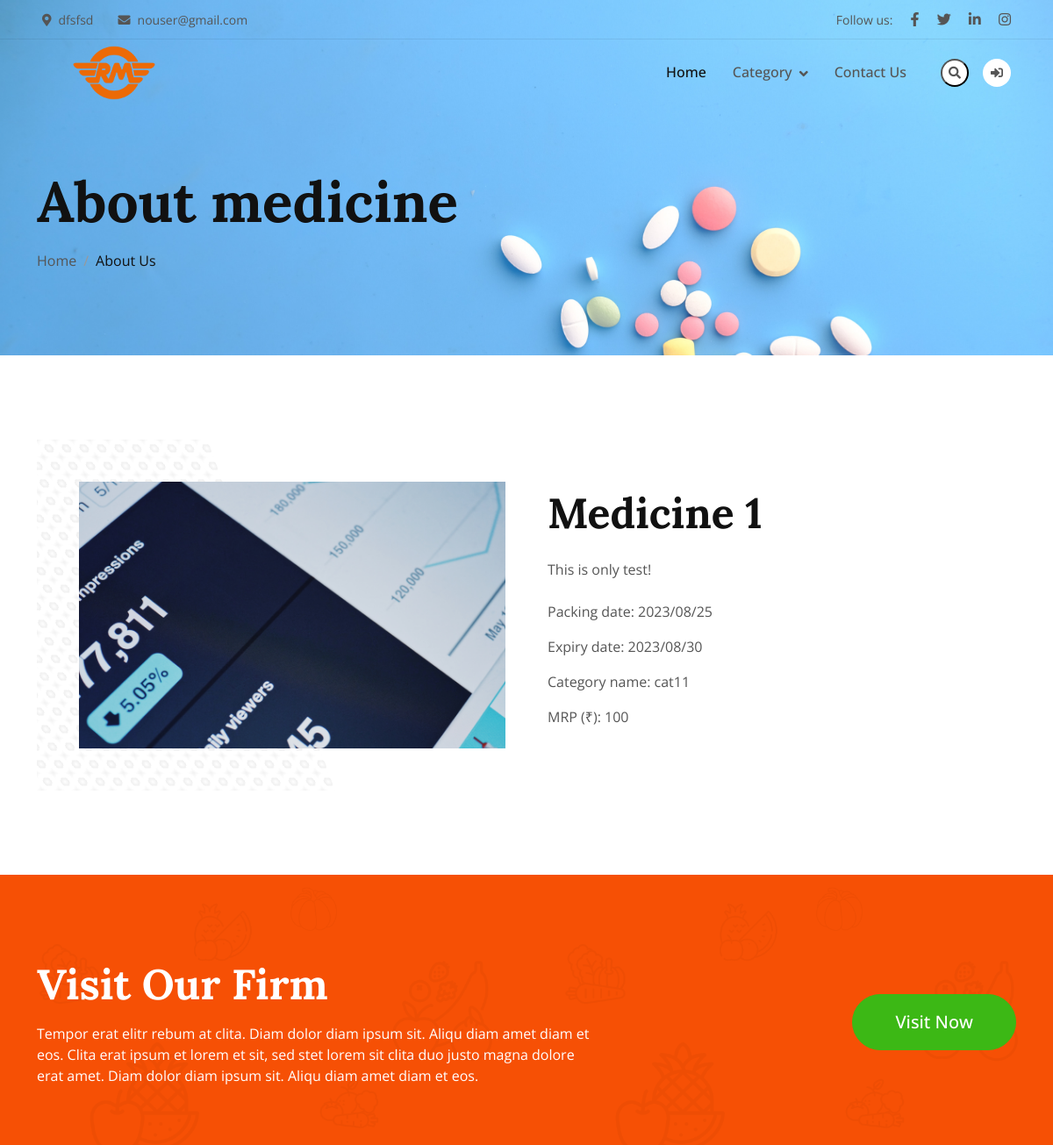
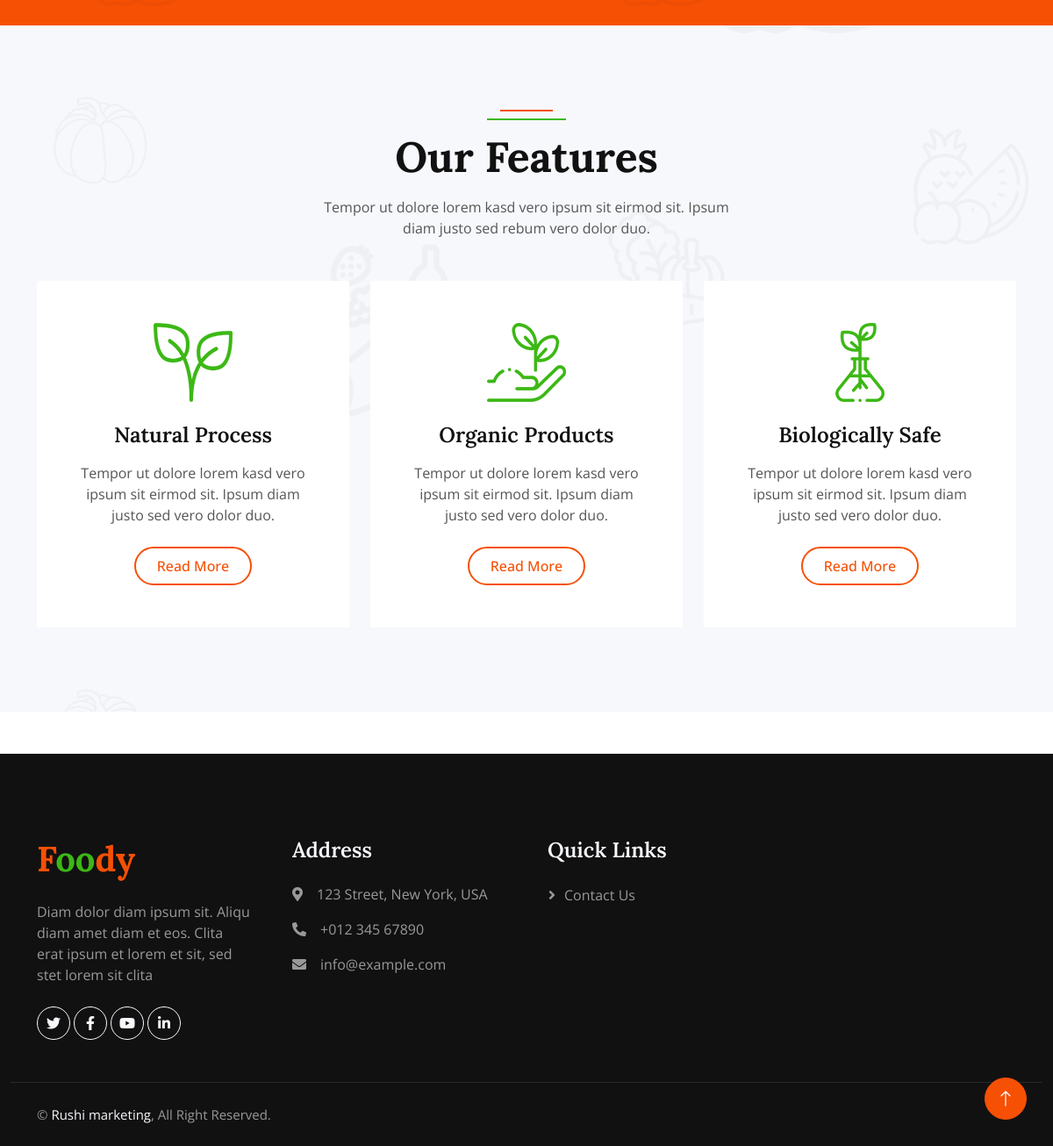
/about.php?m_id=1, run on the app's committed database (2 pictures, top to bottom).
### tables this page shows
CREATE TABLE `company` (
  `id` int(11) NOT NULL,
  `admin_id` int(11) NOT NULL,
  `company_name` varchar(200) NOT NULL,
  `company_logo` varchar(200) NOT NULL,
  `owner_name` varchar(100) NOT NULL,
  `owner_photo` varchar(100) NOT NULL,
  `address` text NOT NULL,
  `company_email` varchar(200) NOT NULL,
  `mobile_number` varchar(10) NOT NULL
);

CREATE TABLE `medicine` (
  `id` int(11) NOT NULL,
  `name` varchar(50) NOT NULL,
  `photo` varchar(200) NOT NULL,
  `description` text NOT NULL,
  `mrp` int(11) NOT NULL,
  `packing_date` timestamp NOT NULL DEFAULT current_timestamp(),
  `expiry_date` timestamp NULL DEFAULT NULL,
  `category_id` int(11) NOT NULL,
  `admin_id` int(11) NOT NULL
);

CREATE TABLE `category` (
  `id` int(11) NOT NULL,
  `name` varchar(50) NOT NULL,
  `sub_category` int(11) DEFAULT NULL
);

### config/connection.php (called while the page is built, shortened)
<?php
$domain_name = "/medicine";

### about.php (the view, shortened to what this page needs)
<?php
require_once("./config/connection.php");
if (isset($_GET['m_id'])) {
    $id = $_GET['m_id'];
    $sql = "SELECT m.name as medicine_name, m.mrp as mrp, m.photo as photo, m.packing_date as packing_date, m.expiry_date as expiry_date, m.description as description, m.mrp as mrp, c.name as category_name FROM `medicine` as m INNER JOIN `category` as c ON m.category_id = c.id WHERE m.id=:id";
    $stmt = $conn->prepare($sql);
    $stmt->bindValue("id", $id);
    $stmt->execute();
    if ($stmt->rowCount()) {
        $medicine = $stmt->fetch();
    } else {
        header("location: $domain_name");
    }
} else {
    header("location: $domain_name");
}
?>
<!DOCTYPE html>
<html lang="en">
<head>
    <link href="https://cdnjs.cloudflare.com/ajax/libs/font-awesome/5.10.0/css/all.min.css" rel="stylesheet">
    <link href="https://cdn.jsdelivr.net/npm/bootstrap-icons@1.4.1/font/bootstrap-icons.css" rel="stylesheet">
    <link href="lib/animate/animate.min.css" rel="stylesheet">
    <link href="lib/owlcarousel/assets/owl.carousel.min.css" rel="stylesheet">
    <link href="css/bootstrap.min.css" rel="stylesheet">
    <link href="css/style.css" rel="stylesheet">
</head>
<body>
    <?php
    include_once("./component/navbar.php");
    ?>
    <div class="container-fluid page-header mb-5 wow fadeIn" data-wow-delay="0.1s">
        <div class="container">
            <h1 class="display-3 mb-3 animated slideInDown">About medicine</h1>
            <nav aria-label="breadcrumb animated slideInDown">
                <ol class="breadcrumb mb-0">
                    <li class="breadcrumb-item"><a class="text-body" href="/<?php echo $domain_name; ?>">Home</a></li>
                    <li class="breadcrumb-item text-dark active" aria-current="page">About Us</li>
                </ol>
            </nav>
        </div>
    </div>
    <div class="container-xxl py-5">
        <div class="container">
            <div class="row g-5 align-items-center">
                <div class="col-lg-6 wow fadeIn" data-wow-delay="0.1s">
                    <div class="about-img position-relative overflow-hidden p-5 pe-0">
                        <img class="img-fluid w-100" src="<?php echo $domain_name . $medicine['photo'] ?> ">
                    </div>
                </div>
                <div class="col-lg-6 wow fadeIn" data-wow-delay="0.5s">
                    <h1 class="display-5 mb-4"><?php echo $medicine['medicine_name'] ?></h1>
                    <p class="mb-4"><?php echo $medicine['description'] ?></p>
                    <p>Packing date: <?php echo date('Y/m/d', strtotime($medicine['packing_date'])) ?></p>
                    <p>Expiry date: <?php echo date('Y/m/d', strtotime($medicine['expiry_date'])) ?></p>
                    <p>Category name: <?php echo ($medicine['category_name']) ?></p>
                    <p>MRP (₹): <?php echo ($medicine['mrp']) ?></p>
                </div>
            </div>
        </div>
    </div>
    <div class="container-fluid bg-primary bg-icon mt-5 py-6">
        <div class="container">
            <div class="row g-5 align-items-center">
                <div class="col-md-7 wow fadeIn" data-wow-delay="0.1s">
                    <h1 class="display-5 text-white mb-3">Visit Our Firm</h1>
                    <p class="text-white mb-0">Tempor erat elitr rebum at clita. Diam dolor diam ipsum sit. Aliqu diam amet diam et eos. Clita erat ipsum et lorem et sit, sed stet lorem sit clita duo justo magna dolore erat amet. Diam dolor diam ipsum sit. Aliqu diam amet diam et eos.</p>
                </div>
                <div class="col-md-5 text-md-end wow fadeIn" data-wow-delay="0.5s">
                    <a class="btn btn-lg btn-secondary rounded-pill py-3 px-5" href="">Visit Now</a>
                </div>
            </div>
        </div>
    </div>
    <div class="container-fluid bg-light bg-icon py-6">
        <div class="container">
            <div class="section-header text-center mx-auto mb-5 wow fadeInUp" data-wow-delay="0.1s" style="max-width: 500px;">
                <h1 class="display-5 mb-3">Our Features</h1>
                <p>Tempor ut dolore lorem kasd vero ipsum sit eirmod sit. Ipsum diam justo sed rebum vero dolor duo.</p>
            </div>
            <div class="row g-4">
                <div class="col-lg-4 col-md-6 wow fadeInUp" data-wow-delay="0.1s">
                    <div class="bg-white text-center h-100 p-4 p-xl-5">
                        <img class="img-fluid mb-4" src="img/icon-1.png" alt="">
                        <h4 class="mb-3">Natural Process</h4>
                        <p class="mb-4">Tempor ut dolore lorem kasd vero ipsum sit eirmod sit. Ipsum diam justo sed vero dolor duo.</p>
                        <a class="btn btn-outline-primary border-2 py-2 px-4 rounded-pill" href="">Read More</a>
                    </div>
                </div>
                <div class="col-lg-4 col-md-6 wow fadeInUp" data-wow-delay="0.3s">
                    <div class="bg-white text-center h-100 p-4 p-xl-5">
                        <img class="img-fluid mb-4" src="img/icon-2.png" alt="">
                        <h4 class="mb-3">Organic Products</h4>
                        <p class="mb-4">Tempor ut dolore lorem kasd vero ipsum sit eirmod sit. Ipsum diam justo sed vero dolor duo.</p>
                        <a class="btn btn-outline-primary border-2 py-2 px-4 rounded-pill" href="">Read More</a>
                    </div>
                </div>
                <div class="col-lg-4 col-md-6 wow fadeInUp" data-wow-delay="0.5s">
                    <div class="bg-white text-center h-100 p-4 p-xl-5">
                        <img class="img-fluid mb-4" src="img/icon-3.png" alt="">
                        <h4 class="mb-3">Biologically Safe</h4>
                        <p class="mb-4">Tempor ut dolore lorem kasd vero ipsum sit eirmod sit. Ipsum diam justo sed vero dolor duo.</p>
                        <a class="btn btn-outline-primary border-2 py-2 px-4 rounded-pill" href="">Read More</a>
                    </div>
                </div>
            </div>
        </div>
    </div>
    <?php
    include_once("./component/footer.php");
    ?>
    <a href="#" class="btn btn-lg btn-primary btn-lg-square rounded-circle back-to-top"><i class="bi bi-arrow-up"></i></a>
</body>
</html>

### component/navbar.php (shortened to what this page needs)
<?php
$loggedin = false;
require_once("./config/connection.php");
$sql = "SELECT * FROM `company`";
$stmt = $conn->prepare($sql);
$stmt->execute();
$data = $stmt->fetch();
?>
<div class="container-fluid fixed-top px-0 wow fadeIn" data-wow-delay="0.1s">
    <div class="top-bar row gx-0 align-items-center d-none d-lg-flex">
        <div class="col-lg-6 px-5 text-start">
            <small><i class="fa fa-map-marker-alt me-2"></i><?php echo $data['address'] ?></small>
            <small class="ms-4"><i class="fa fa-envelope me-2"></i><?php echo $data['company_email'] ?></small>
        </div>
        <div class="col-lg-6 px-5 text-end">
            <small>Follow us:</small>
            <a class="text-body ms-3" href="#"><i class="fab fa-facebook-f"></i></a>
            <a class="text-body ms-3" href="#"><i class="fab fa-twitter"></i></a>
            <a class="text-body ms-3" href="#"><i class="fab fa-linkedin-in"></i></a>
            <a class="text-body ms-3" href="#"><i class="fab fa-instagram"></i></a>
        </div>
    </div>
    <nav class="navbar navbar-expand-lg navbar-light py-lg-0 px-lg-5 wow fadeIn" data-wow-delay="0.1s">
        <a href="index.php" class="navbar-brand ms-4 ms-lg-0">
            <div class="logo_section">
                <a href="index.php"><img class="img-fluid" src="<?php echo ($domain_name . ($data['company_logo'] ?? "/default_logo.png")) ?>" width="100" alt="site_logo" /></a>
            </div>
        </a>
        <div class="collapse navbar-collapse" id="navbarCollapse">
            <ul class="navbar-nav ms-auto p-4 p-lg-0">
                <a href="index.php" class="nav-item nav-link active">Home</a>
                <li class="nav-item dropdown">
                    <a class="nav-link dropdown-toggle dropdown-toggle-split" href="#" id="navbarDropdownMenuLink" role="button" data-bs-toggle="dropdown" aria-expanded="false">Category</a>
                </li>
                <a href=" contact.php" class="nav-item nav-link">Contact Us</a>
            </ul>
            <div class="d-none d-lg-flex ms-2">
                <button class="btn-sm-square bg-white rounded-circle ms-3" type="button" class="btn btn-primary" data-bs-toggle="modal" data-bs-target="#searchModal">
                    <small class="fa fa-search text-body"></small>
                </button>
                <?php if ($loggedin) { ?>
                    <a class="btn-sm-square bg-white rounded-circle ms-3" href="/medicine/admin">
                        <small class="fa fa-user text-body"></small>
                    </a>
                <?php } else { ?>
                    <a class="btn-sm-square bg-white rounded-circle ms-3" href="/medicine/admin/login.php">
                        <small class="fa fa-sign-in-alt text-body"></small>
                    </a>
                <?php } ?>
            </div>
        </div>
    </nav>
</div>

### css/style.css (style rules this page uses)
:root { --primary: #F65005; --secondary: #3cb815; --light: #F7F8FC; --dark: #111111; }
.back-to-top { position: fixed; display: none; right: 30px; bottom: 30px; z-index: 99; }
.py-6 { padding-top: 6rem; padding-bottom: 6rem; }
.bg-icon { background: url(../img/bg-icon.png) center center repeat; background-size: contain; }
.btn { font-weight: 500; transition: .5s; }
.btn.btn-primary, .btn.btn-secondary, .btn.btn-outline-primary:hover, .btn.btn-outline-secondary:hover { color: #FFFFFF; }
.btn-sm-square { width: 32px; height: 32px; }
.btn-lg-square { width: 48px; height: 48px; }
.btn-square, .btn-sm-square, .btn-lg-square { padding: 0; display: flex; align-items: center; justify-content: center; font-weight: normal; }
.fixed-top { transition: .5s; }
.top-bar { height: 45px; border-bottom: 1px solid rgba(0, 0, 0, .07); }
.navbar .dropdown-toggle::after { border: none; content: "\f107"; font-family: "Font Awesome 5 Free"; font-weight: 900; vertical-align: middle; margin-left: 8px; }
.navbar .navbar-nav .nav-link { padding: 25px 15px; color: #555555; font-weight: 500; outline: none; }
.navbar .navbar-nav .nav-link:hover, .navbar .navbar-nav .nav-link.active { color: var(--dark); }
.page-header { padding-top: 12rem; padding-bottom: 6rem; background: url(../img/carousel-1.jpg) top right no-repeat; background-size: cover; }
.breadcrumb-item+.breadcrumb-item::before { color: #999999; }
.section-header { position: relative; padding-top: 25px; }
.section-header::before { position: absolute; content: ""; width: 60px; height: 2px; top: 0; left: 50%; transform: translateX(-50%); background: var(--primary); }
.section-header::after { position: absolute; content: ""; width: 90px; height: 2px; top: 10px; left: 50%; transform: translateX(-50%); background: var(--secondary); }
.about-img img { position: relative; z-index: 2; }
.about-img::before { position: absolute; content: ""; top: 0; left: -50%; width: 100%; height: 100%; background-image: -webkit-repeating-radial-gradient(#FFFFFF, #EEEEEE 5px, transparent 5px, transparent 10px); background-image: -moz-repeating-radial-gradient(#FFFFFF, #EEEEEE 5px, transparent 5px, transparent 10px); background-image: -ms-repeating-radial-gradient(#FFFFFF, #EEEEEE 5px, transparent 5px, transparent 10px); background-image: -o-repeating-radial-gradient(#FFFFFF, #EEEEEE 5px, transparent 5px, transparent 10px); background-image: repeating-radial-gradient(#FFFFFF, #EEEEEE 5px, transparent 5px, transparent 10px); background-size: 20px 20px; transform: skew(20deg); z-index: 1; }

### data on the page
company: address "dfsfsd", company_email "nouser@gmail.com", company_logo (picture)
medicine: photo (picture), name "Medicine 1", description "This is only test!", packing_date "2023/08/25", expiry_date "2023/08/30", category.name "cat11", mrp "100"
